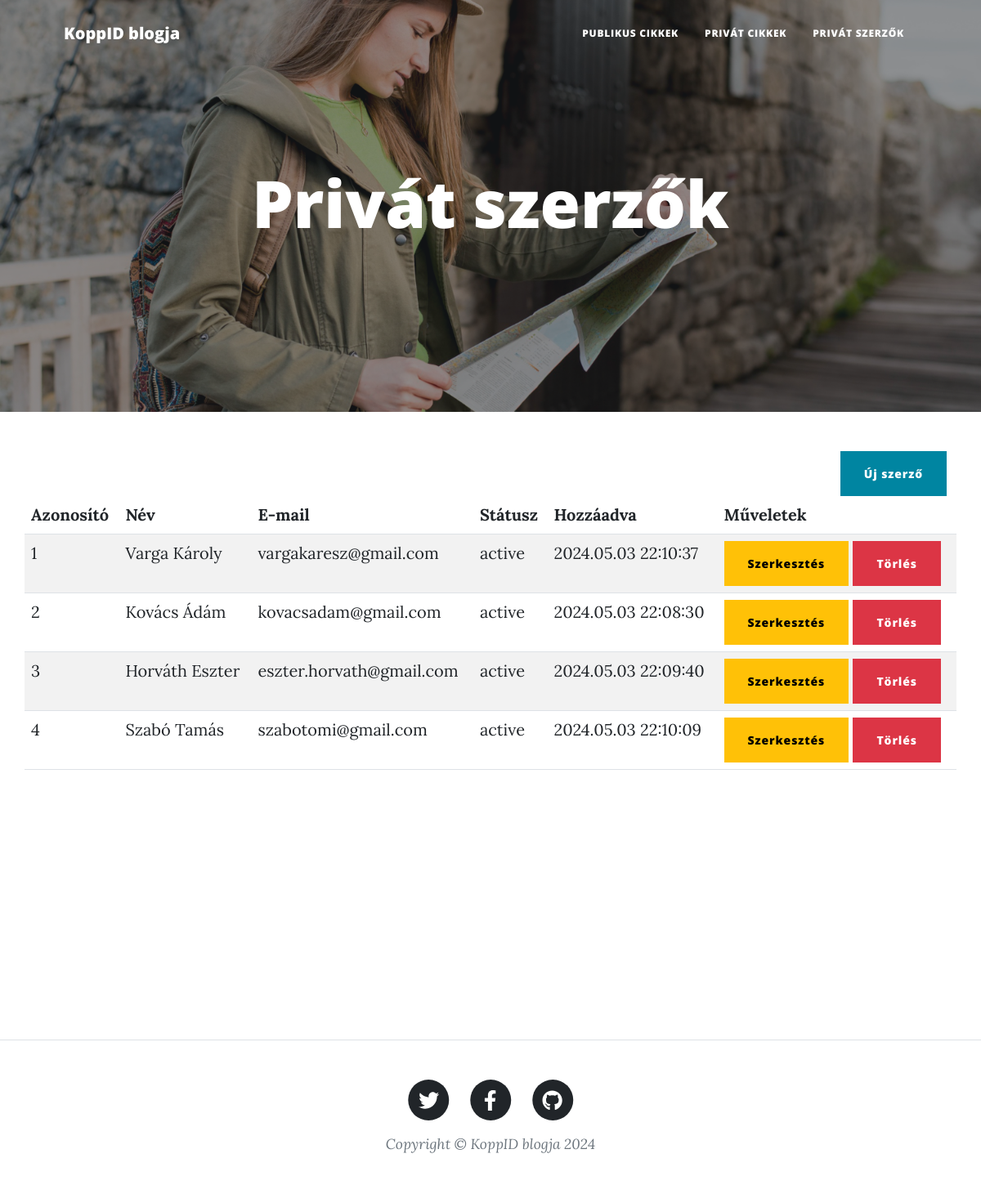
The app's page /private-authors.php with its own data.
### tables this page shows
CREATE TABLE `author` (
  `id` int(11) NOT NULL,
  `name` varchar(255) NOT NULL,
  `status` varchar(255) NOT NULL,
  `email` varchar(100) NOT NULL,
  `password` varchar(255) NOT NULL,
  `created_at` datetime NOT NULL DEFAULT current_timestamp(),
  `updated_at` datetime NOT NULL DEFAULT current_timestamp()
);

### Helpers/functions.php (called while the page is built, shortened)
<?php
if (!function_exists('view')) {
    function view($view, $data = [])
    {
        extract($data);
        include_once BASE_PATH . '/Templates/common/header.view.php';
        include_once BASE_PATH . '/Templates/common/navbar.view.php';
        include_once BASE_PATH . '/Templates/' . $view . '.view.php';
        include_once BASE_PATH . '/Templates/common/footer.view.php';
    }
}

### Controllers/PrivateAuthorController.php (called while the page is built, shortened)
<?php
require_once REPOSITORY_PATH . '/AuthorRepository.php';
class PrivateAuthorController
{
    protected $authorRepository;
    public function __construct()
    {
        $this->authorRepository = new AuthorRepository();
    }
    public function index()
    {
        $authors = $this->authorRepository->getAllAuthors();
        view('private/private-authors', ['authors' => $authors]);
    }
}

### private-authors.php (called while the page is built, shortened)
<?php
require_once CONTROLLER_PATH . '/PrivateAuthorController.php';
$controller = new PrivateAuthorController();
$controller->index();

### Repositories/Repository.php (called while the page is built, shortened)
<?php
class Repository
{
    public function __construct()
    {
        $connString = sprintf('mysql:host=%s;dbname=%s;charset=%s', DB_HOST, DB_DATABASE, DB_CHARSET);
        $this->conn = new \PDO($connString, DB_USER, DB_PASS);
        $this->returnType = \PDO::FETCH_ASSOC;
    }
}

### Repositories/AuthorRepository.php (called while the page is built, shortened)
<?php
require_once REPOSITORY_PATH . '/Repository.php';
class AuthorRepository extends Repository
{
    public function getAllAuthors()
    {
        $query = "SELECT * FROM `author`";
        $stmt = $this->conn->query($query);
        return $stmt->fetchAll($this->returnType);
    }
}

### Templates/private/private-authors.view.php (the view, shortened to what this page needs)
<header class="masthead" style="background-image: url('./public/assets/img/authors.jpg');">
    <div class="container position-relative px-4 px-lg-5">
        <div class="row gx-4 gx-lg-5 justify-content-center">
            <div class="col-md-10 col-lg-8 col-xl-7">
                <div class="site-heading">
                    <h1>Privát szerzők</h1>
                </div>
            </div>
        </div>
    </div>
</header>
<div class="container" style="height: 45rem;">
    <div class="row mt-4">
        <div class="col text-end">
            <a href="<?= BASE_URL ?>/private-create-author.php" class="btn btn-primary">Új szerző</a>
        </div>
    </div>
    <div class="row">
        <table class="table table-striped" style="width:100%">
            <thead>
                <tr>
                    <th>Azonosító</th>
                    <th>Név</th>
                    <th>E-mail</th>
                    <th>Státusz</th>
                    <th>Hozzáadva</th>
                    <th>Műveletek</th>
                </tr>
            </thead>
            <tbody>
                <?php if (count($authors) > 0): ?>
                    <?php foreach ($authors as $author): ?>
                        <tr>
                            <td><?= $author['id'] ?></td>
                            <td><?= $author['name'] ?></td>
                            <td><?= $author['email'] ?></td>
                            <td><?= $author['status'] ?></td>
                            <td><?= date('Y.m.d H:i:s', strtotime($author['created_at'])) ?></td>
                            <td>
                                <a href="<?= BASE_URL ?>/private-edit-author.php?id=<?= $author['id'] ?>"
                                    class="btn btn-warning">Szerkesztés</a>
                                <a href="javascript:;" class="btn btn-danger"
                                    onclick="confirmDelete(<?= $author['id'] ?>)">Törlés</a>
                            </td>
                        </tr>
                    <?php endforeach; ?>
                <?php endif; ?>
            </tbody>
        </table>
    </div>
</div>

### records on screen
author: id "1", name "Varga Károly", email "vargakaresz@gmail.com", status "active", created_at "2024.05.03 22:10:37"
author: id "2", name "Kovács Ádám", email "kovacsadam@gmail.com", status "active", created_at "2024.05.03 22:08:30"
author: id "3", name "Horváth Eszter", email "eszter.horvath@gmail.com", status "active", created_at "2024.05.03 22:09:40"
author: id "4", name "Szabó Tamás", email "szabotomi@gmail.com", status "active", created_at "2024.05.03 22:10:09"
